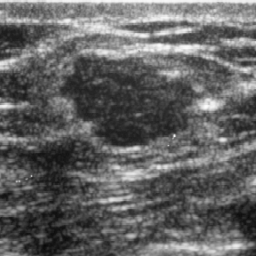
#> input picture Thesis/Teste de Python/testimages/mama07ORI.bmp, 256 x 256 px
$ python cpptest.py   (older library calls are emulated)
#> lines starting #> are read from the running program, lines starting #| are printed output that depends on the picture; after the words box and inside, x2 and y2 are one past the last pixel; in counts of white or black regions, pixels touching at a corner belong together
### Thesis/Teste de Python/morphsnakes.py
# -*- coding: utf-8 -*-

"""
morphsnakes
===========

This is a Python implementation of the algorithms introduced in the paper

  Márquez-Neila, P., Baumela, L., Álvarez, L., "A morphological approach
  to curvature-based evolution of curves and surfaces". IEEE Transactions
  on Pattern Analysis and Machine Intelligence (PAMI), 2013.

This implementation is intended to be as brief, understandable and self-contained
as possible. It does not include any enhancement to make it fast or efficient.

Any practical implementation of this algorithm should work only over the
neighbor pixels of the 0.5-levelset, not over all the embedding function,
and perhaps should feature multi-threading or GPU capabilities.

The classes MorphGAC and MorphACWE provide most of the functionality of this
module. They implement the Morphological Geodesic Active Contours and the
Morphological Active Contours without Edges, respectively. See the
aforementioned paper for full details.

See test.py for examples of usage.
"""

__author__ = "P. Márquez Neila <p.mneila@upm.es>"

from itertools import cycle

import numpy as np
from scipy import ndimage
from scipy.ndimage import binary_dilation, binary_erosion, \
                        gaussian_filter, gaussian_gradient_magnitude

class fcycle(object):

    def __init__(self, iterable):
        """Call functions from the iterable each time it is called."""
        self.funcs = cycle(iterable)

    def __call__(self, *args, **kwargs):
        f = next(self.funcs)
        return f(*args, **kwargs)


# SI and IS operators for 2D and 3D.
_P2 = [np.eye(3), np.array([[0,1,0]]*3), np.flipud(np.eye(3)), np.rot90([[0,1,0]]*3)]
_P3 = [np.zeros((3,3,3)) for i in range(9)]

_P3[0][:,:,1] = 1
_P3[1][:,1,:] = 1
_P3[2][1,:,:] = 1
_P3[3][:,[0,1,2],[0,1,2]] = 1
_P3[4][:,[0,1,2],[2,1,0]] = 1
_P3[5][[0,1,2],:,[0,1,2]] = 1
_P3[6][[0,1,2],:,[2,1,0]] = 1
_P3[7][[0,1,2],[0,1,2],:] = 1
_P3[8][[0,1,2],[2,1,0],:] = 1

_aux = np.zeros((0))
def SI(u):
    """SI operator."""
    global _aux
    if np.ndim(u) == 2:
        P = _P2
    elif np.ndim(u) == 3:
        P = _P3
    else:
        raise ValueError("u has an invalid number of dimensions (should be 2 or 3)")

    if u.shape != _aux.shape[1:]:
        _aux = np.zeros((len(P),) + u.shape)

    for _aux_i, P_i in zip(_aux, P):
        _aux_i[:] = binary_erosion(u, P_i)

    return _aux.max(0)

def IS(u):
    """IS operator."""
    global _aux
    if np.ndim(u) == 2:
        P = _P2
    elif np.ndim(u) == 3:
        P = _P3
    else:
        raise ValueError("u has an invalid number of dimensions (should be 2 or 3)")

    if u.shape != _aux.shape[1:]:
        _aux = np.zeros((len(P),) + u.shape)

    for _aux_i, P_i in zip(_aux, P):
        _aux_i[:] = binary_dilation(u, P_i)

    return _aux.min(0)

# SIoIS operator.
SIoIS = lambda u: SI(IS(u))
ISoSI = lambda u: IS(SI(u))
curvop = fcycle([SIoIS, ISoSI])

# Stopping factors (function g(I) in the paper).
def gborders(img, alpha=1.0, sigma=1.0):
    """Stopping criterion for image borders."""
    # The norm of the gradient.
    gradnorm = gaussian_gradient_magnitude(img, sigma, mode='constant')
    return 1.0/np.sqrt(1.0 + alpha*gradnorm)

def glines(img, sigma=1.0):
    """Stopping criterion for image black lines."""
    return gaussian_filter(img, sigma)

class MorphACWE(object):
    """Morphological ACWE based on the Chan-Vese energy functional."""

    # [27 lines left out: functions __init__, set_levelset, not called in this run]

    levelset = property(lambda self: self._u,
                        set_levelset,
                        doc="The level set embedding function (u).")

    # [36 lines left out: functions step, run, not called in this run]


class MorphGAC(object):
    """Morphological GAC based on the Geodesic Active Contours."""

    def __init__(self, data, smoothing=1, threshold=0, balloon=0):
        """Create a Morphological GAC solver.

        Parameters
        ----------
        data : array-like
            The stopping criterion g(I). See functions gborders and glines.
        smoothing : scalar
            The number of repetitions of the smoothing step in each
            iteration. This is the parameter µ.
        threshold : scalar
            The threshold that determines which areas are affected
            by the morphological balloon. This is the parameter θ.
        balloon : scalar
            The strength of the morphological balloon. This is the parameter ν.
        """
        self._u = None
        self._v = balloon
        self._theta = threshold
        self.smoothing = smoothing

        self.set_data(data)

    def set_levelset(self, u):
        self._u = np.double(u)
        self._u[u>0] = 1
        self._u[u<=0] = 0

    def set_balloon(self, v):
        self._v = v
        self._update_mask()

    def set_threshold(self, theta):
        self._theta = theta
        self._update_mask()

    def set_data(self, data):
        self._data = data
        self._ddata = np.gradient(data)
        self._update_mask()
        # The structure element for binary dilation and erosion.
        self.structure = np.ones((3,)*np.ndim(data))

    def _update_mask(self):
        """Pre-compute masks for speed."""
        self._threshold_mask = self._data > self._theta
        self._threshold_mask_v = self._data > self._theta/np.abs(self._v)

    levelset = property(lambda self: self._u,
                        set_levelset,
                        doc="The level set embedding function (u).")
    data = property(lambda self: self._data,
                        set_data,
                        doc="The data that controls the snake evolution (the image or g(I)).")
    balloon = property(lambda self: self._v,
                        set_balloon,
                        doc="The morphological balloon parameter (ν (nu, not v)).")
    threshold = property(lambda self: self._theta,
                        set_threshold,
                        doc="The threshold value (θ).")

    def step(self):
        """Perform a single step of the morphological snake evolution."""
        # Assign attributes to local variables for convenience.
        u = self._u
        gI = self._data
        dgI = self._ddata
        theta = self._theta
        v = self._v

        if u is None:
            raise ValueError("the levelset is not set (use set_levelset)")

        res = np.copy(u)

        # Balloon.
        if v > 0:
            aux = binary_dilation(u, self.structure)
        elif v < 0:
            aux = binary_erosion(u, self.structure)
        if v!= 0:
            res[self._threshold_mask_v] = aux[self._threshold_mask_v]

        # Image attachment.
        aux = np.zeros_like(res)
        dres = np.gradient(res)
        for el1, el2 in zip(dgI, dres):
            aux += el1*el2
        res[aux > 0] = 1
        res[aux < 0] = 0

        # Smoothing.
        for i in range(self.smoothing):
            res = curvop(res)

        self._u = res

    # [4 lines left out: function run, not called in this run]


def evolve_visual(msnake, levelset=None, num_iters=20, background=None):
    """
    Visual evolution of a morphological snake.

    Parameters
    ----------
    msnake : MorphGAC or MorphACWE instance
        The morphological snake solver.
    levelset : array-like, optional
        If given, the levelset of the solver is initialized to this. If not
        given, the evolution will use the levelset already set in msnake.
    num_iters : int, optional
        The number of iterations.
    background : array-like, optional
        If given, background will be shown behind the contours instead of
        msnake.data.
    """
    from matplotlib import pyplot as ppl

    if levelset is not None:
        msnake.levelset = levelset

    # Prepare the visual environment.
    fig = ppl.gcf()
    fig.clf()
    ax1 = fig.add_subplot(1,2,1)
    if background is None:
        ax1.imshow(msnake.data, cmap=ppl.cm.gray)
    else:
        ax1.imshow(background, cmap=ppl.cm.gray)
    ax1.contour(msnake.levelset, [0.5], colors='r')

    ax2 = fig.add_subplot(1,2,2)
    ax_u = ax2.imshow(msnake.levelset)
    ppl.pause(0.001)

    # Iterate.
    for i in range(num_iters):
        # Evolve.
        msnake.step()

        # Update figure.
        del ax1.collections[0]
        ax1.contour(msnake.levelset, [0.5], colors='r')
        ax_u.set_data(msnake.levelset)
        fig.canvas.draw()
        #ppl.pause(0.001)

    # Return the last levelset.
    return msnake.levelset

# [39 lines left out: function evolve_visual3d, not called in this run]

### Thesis/Teste de Python/cpptest.py
import morphsnakes

import numpy as np
from scipy.misc import imread
from matplotlib import pyplot as ppl

def rgb2gray(img):
    """Convert a RGB image to gray scale."""
    return 0.2989*img[:,:,0] + 0.587*img[:,:,1] + 0.114*img[:,:,2]

def circle_levelset(shape, center, sqradius, scalerow=1.0):
    """Build a binary function with a circle as the 0.5-levelset."""
    grid = np.mgrid[list(map(slice, shape))].T - center
    phi = sqradius - np.sqrt(np.sum((grid.T)**2, 0))
    u = np.float_(phi > 0)
    return u

def test_nodule():
    # Load the image.
    img = imread("testimages/mama07ORI.bmp")[...,0]/255.0
#> img: shape (256, 256) float64; min 0.0314, max 0.988, mean 0.387

    # g(I)
    gI = morphsnakes.gborders(img, alpha=1000, sigma=5.48)
#> in gborders, `gradnorm = gaussian_gradient_magnitude(img, sigma, mode='constant')`:
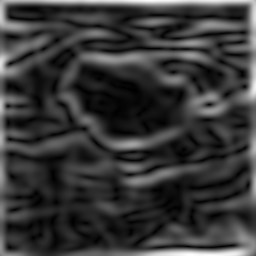
#> gradnorm: shape (256, 256) float64; min 4.79e-06, max 0.0492, mean 0.0109; drawn with min black and max white
#> in gborders, `return 1.0/np.sqrt(1.0 + alpha*gradnorm)`:
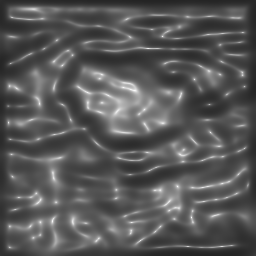
#> returned value: shape (256, 256) float64; min 0.141, max 0.998, mean 0.343

    # Morphological GAC. Initialization of the level-set.
    mgac = morphsnakes.MorphGAC(gI, smoothing=1, threshold=0.31, balloon=1)
#> in set_data, `self._ddata = np.gradient(data)`: self._ddata = 2 items
#> in _update_mask, `self._threshold_mask = self._data > self._theta`:
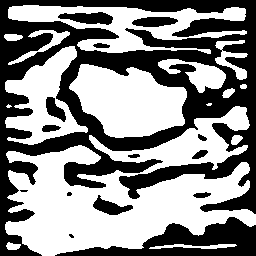
#> self._threshold_mask: shape (256, 256) bool; 54% white; 15 black regions (3 under 20 px), largest, box (x1, y1, x2, y2) and area: (0, 0, 256, 256) 24695, (55, 217, 256, 256) 3520, (58, 12, 113, 25) 470
    mgac.levelset = circle_levelset(img.shape, (100, 126), 20)
#> in set_levelset, `self._u = np.double(u)`:
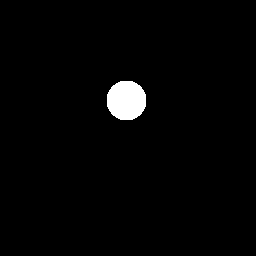
#> u: shape (256, 256) float64; values 0 (black) and 1 (white), 1.9% white; 1 white region, box (x1, y1, x2, y2) and area: (107, 81, 146, 120) 1245

    # Visual evolution.
    ppl.figure()
    morphsnakes.evolve_visual(mgac, num_iters=45, background=img)
#> in evolve_visual, `ppl.pause(0.001)`:
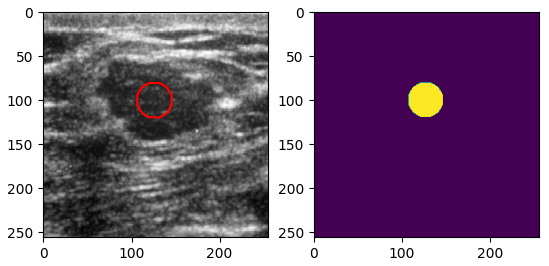
#> figure drawn by matplotlib, 2 panels
#> the loop in evolve_visual, `for i in range(num_iters):` made 1 pass
#> pass 1, in step, `self._u = res`:
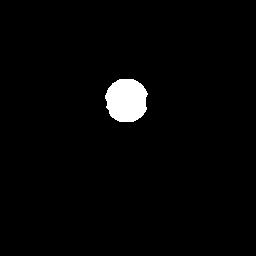
#> self._u: shape (256, 256) float64; values 0 (black) and 1 (white), 2.2% white; 1 white region, box (x1, y1, x2, y2) and area: (105, 79, 148, 122) 1474

if __name__ == '__main__':
    print("""""")
#> (the run stopped early here; a loop or call above may not have finished)
